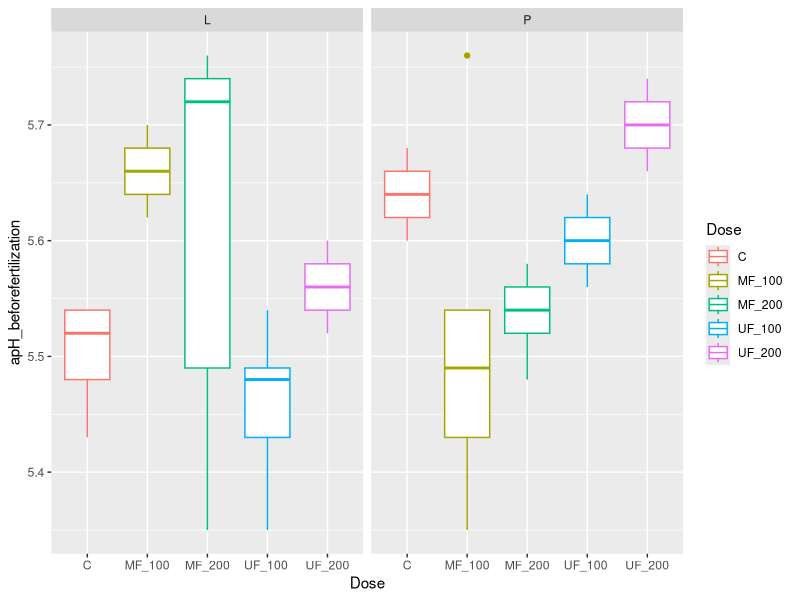
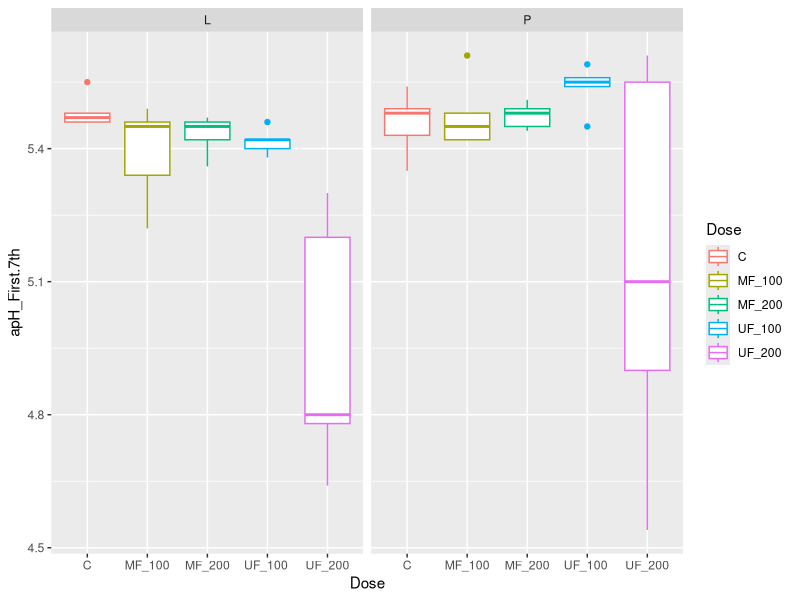
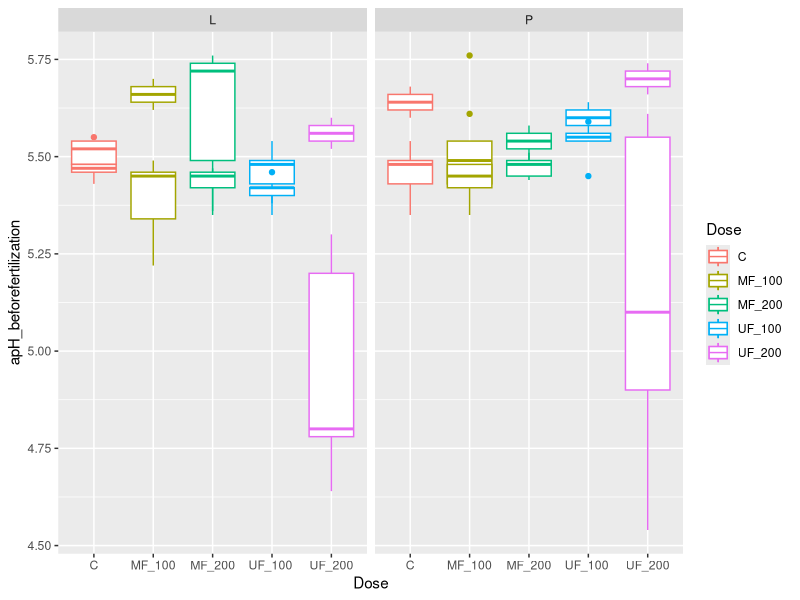
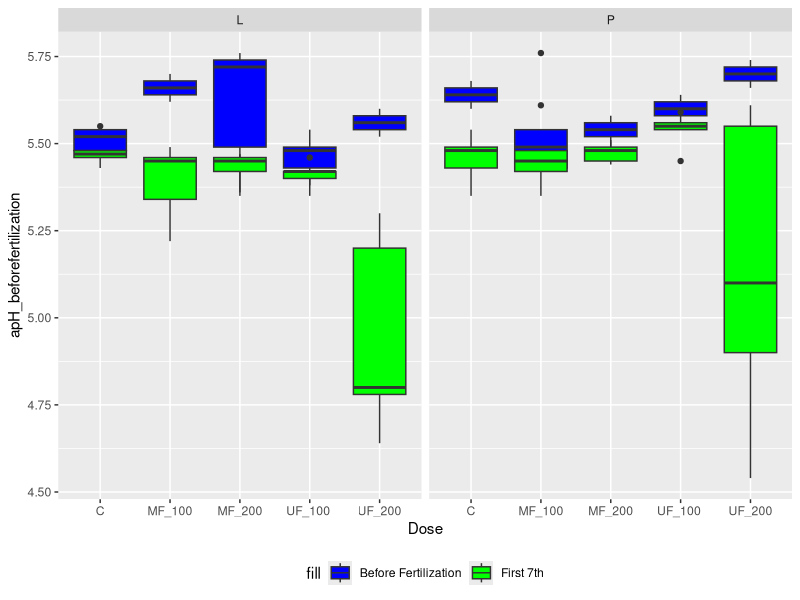
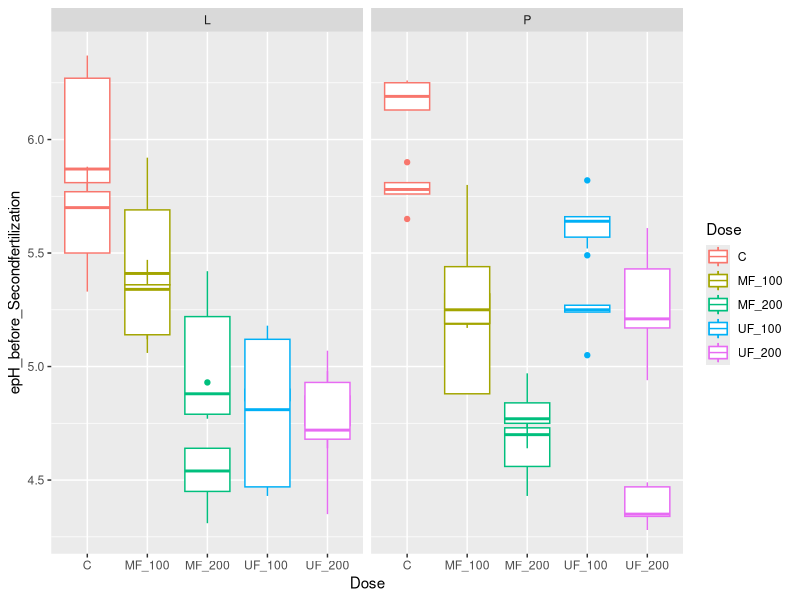
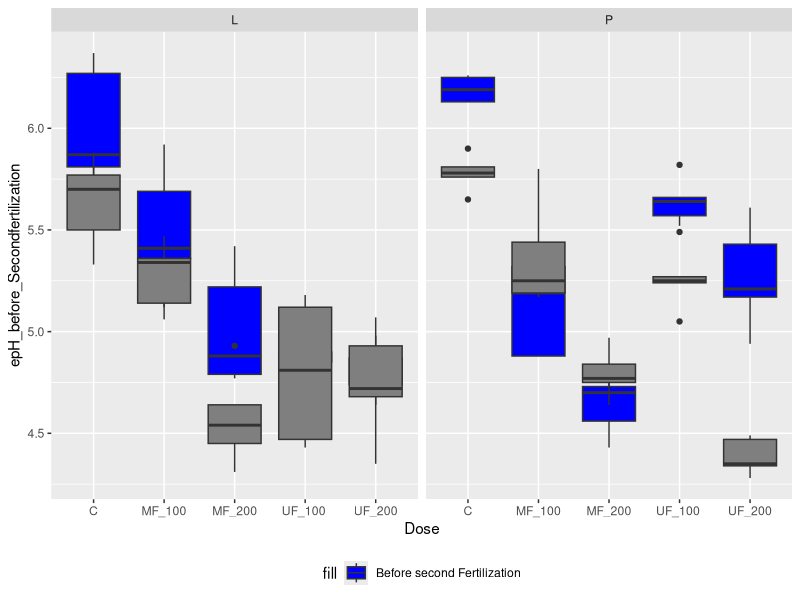
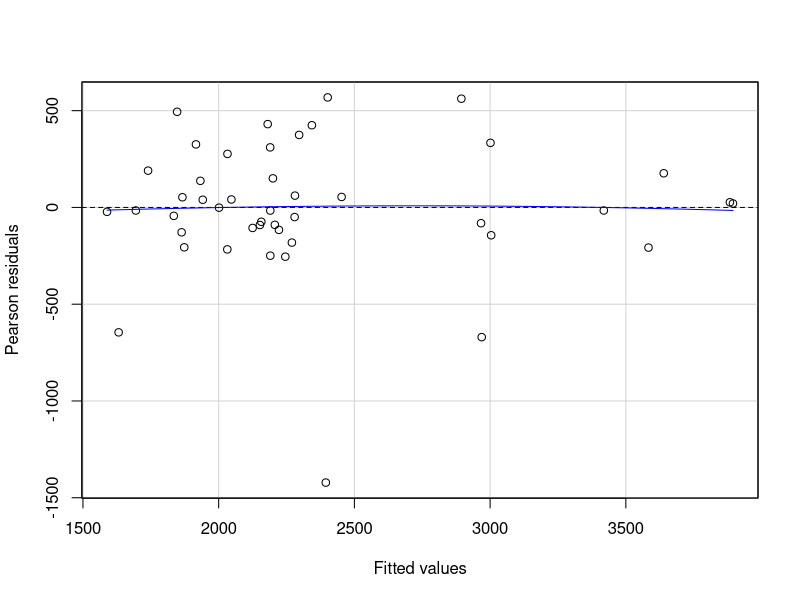

Recreate these plots in R, in order. (Note: this script raises an error after producing the figures.)
## load libraries
library(tidyverse)
library(car)
library(emmeans)
library(ggplot2)
setwd("//ad.uws.edu.au/dfshare/HomesBLK$/90958427/My Documents/Niraj Pot Experiment/Modified Data File")

xrf<- read.csv("Pot_ExP_Data_For_ph_ec_soil.csv")
head(xrf)

# Check the scope of 'Plant.type' variable within ggplot
# Make sure it's included in the aes() function
# and that it's correctly spelled and formatted
#ph and EC
ggplot(xrf, aes(x = Dose, y = apH_beforefertilization, colour = Dose)) + 
  geom_boxplot() + 
  facet_wrap(~Plant.type)

ggplot(xrf, aes(x = Dose, y = apH_First.7th , colour = Dose)) + 
  geom_boxplot() + 
  facet_wrap(~Plant.type)
# Fit the model after ensuring the 'species' variable is present
m1 <- lm(P_.ppm. ~ Dose * Plant.type , data = xrf)

#ph and EC
ggplot(xrf, aes(x = Dose, colour = Dose)) + 
  geom_boxplot(aes(y = apH_beforefertilization), position = position_dodge(width = 0.75)) +
  geom_boxplot(aes(y = apH_First.7th), position = position_dodge(width = 0.75)) +
  facet_wrap(~Plant.type)

ggplot(xrf, aes(x = Dose)) + 
  geom_boxplot(aes(y = apH_beforefertilization, fill = "Before Fertilization"), position = position_dodge(width = 0.75)) +
  geom_boxplot(aes(y = apH_First.7th, fill = "First 7th"), position = position_dodge(width = 0.75)) +
  facet_wrap(~Plant.type) +
  scale_fill_manual(values = c("Before Fertilization" = "blue", "First 7th" = "green")) +
  theme(legend.position = "bottom")

m1 <- lm(P_.ppm. ~ Dose * Plant.type + apH_beforefertilization + apH_First.7th, data = xrf)
summary(m1)

library(ggplot2)
#Ph for second fertilization before and after 

ggplot(xrf, aes(x = Dose, colour = Dose)) + 
  geom_boxplot(aes(y = epH_before_Secondfertilization), position = position_dodge(width = 0.75)) +
  geom_boxplot(aes(y = pH.Harvest.day), position = position_dodge(width = 0.75)) +
  facet_wrap(~Plant.type)

ggplot(xrf, aes(x = Dose)) + 
  geom_boxplot(aes(y = epH_before_Secondfertilization, fill = "Before second Fertilization"), position = position_dodge(width = 0.75)) +
  geom_boxplot(aes(y = pH.Harvest.day, fill = "Harvest Day"), position = position_dodge(width = 0.75)) +
  facet_wrap(~Plant.type) +
  scale_fill_manual(values = c("Before second Fertilization" = "blue", "pH.Harvest.day" = "green")) +
  theme(legend.position = "bottom")
 

# Load necessary packages
library(car)
install.packages("emmeans")
library(emmeans)
# This will also load the 'lmerTest' package which is required by 'emmeans'
install.packages("multcomp") 
# Install if not installed
library(multcomp)

# Plot residuals
residualPlot(m1)

# QQ plot
qqPlot(m1)
Anova(m1)
# Test significance
Anova(m1)

# Comparing means by dose within species
m1.emm <- emmeans(m1, ~ Dose |Plant.type)
multcomp::cld(m1.emm)

residualPlot(m1)
qqPlot(m1)
# test significance
Anova(m1)
# comparing means by dose within species (ignores sample.identity)
m1.emm <- emmeans(m1, ~ Dose | species)
multcomp::cld(m1.emm)

par(mfrow=c(1,2))
plot(m1)
residualPlot(m1)
qqPlot(m1)
aov1<- aov(P_.ppm. ~ Dose * Plant.type , data = xrf)
summary(aov1)
TukeyHSD(aov1)
## plot P data by species, tissue and treatment
ggplot(xrf, aes(x=sample.identity, y=P_.ppm., colour=Dose)) + 
  geom_boxplot() + 
  facet_wrap(~species)

## fit model and compare treatments
# fit model
m1 <- lm(P_.ppm. ~ Dose * species * sample.identity, data=xrf)
# check residuals to see if transformation needed
residualPlot(m1)
qqPlot(m1)
# test significance
Anova(m1)
# comparing means by dose within species (ignores sample.identity)
m1.emm <- emmeans(m1, ~ Dose | species)
multcomp::cld(m1.emm)
